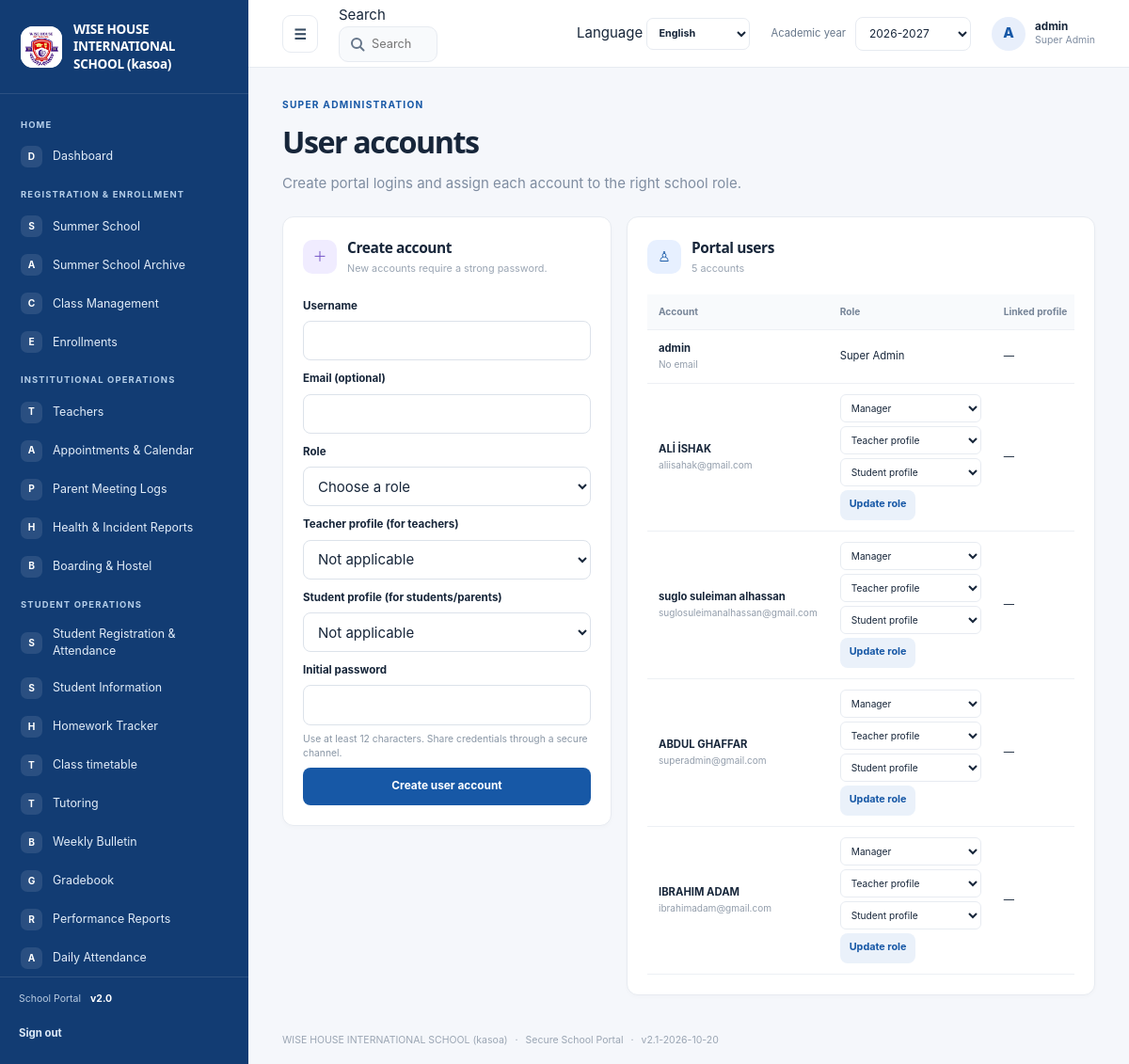
The app's page /users (signed in) with its own data.
### tables this page shows
CREATE TABLE settings (
    key TEXT PRIMARY KEY,
    value TEXT NOT NULL
);

CREATE TABLE navigation_items (
    id INTEGER PRIMARY KEY AUTOINCREMENT,
    category TEXT NOT NULL,
    title TEXT NOT NULL,
    icon TEXT NOT NULL DEFAULT 'circle',
    url_endpoint TEXT NOT NULL,
    route_arg TEXT NOT NULL DEFAULT '',
    is_active INTEGER NOT NULL DEFAULT 1 CHECK (is_active IN (0, 1)),
    display_order INTEGER NOT NULL DEFAULT 0
);

CREATE TABLE users (
    id INTEGER PRIMARY KEY AUTOINCREMENT,
    username TEXT NOT NULL UNIQUE,
    password_hash TEXT NOT NULL,
    role TEXT NOT NULL DEFAULT 'manager'
      CHECK (role IN (
        'super_admin', 'admin', 'manager', 'teacher', 'student', 'parent',
        'health_officer', 'boarding_master'
      )),
    email TEXT UNIQUE,
    teacher_id INTEGER REFERENCES teachers(id) ON DELETE CASCADE,
    student_id INTEGER REFERENCES students(id) ON DELETE CASCADE,
    is_active INTEGER NOT NULL DEFAULT 1 CHECK (is_active IN (0, 1))
);

### school_system/views.py (the view, shortened to what this page needs)
@bp.route("/users", methods=("GET", "POST"))
@roles_required("super_admin")
def users():
    db = get_db()
    accounts = db.execute(
        "SELECT u.id, u.username, u.email, u.role, u.is_active, "
        "t.name AS teacher_name, s.name AS student_name FROM users u "
        "LEFT JOIN teachers t ON t.id=u.teacher_id "
        "LEFT JOIN students s ON s.id=u.student_id ORDER BY u.id"
    ).fetchall()
    teachers = db.execute("SELECT id, name FROM teachers WHERE email <> 'unassigned@school.invalid' ORDER BY name").fetchall()
    students = db.execute("SELECT id, name FROM students ORDER BY name").fetchall()
    return render_template(
        "users.html", accounts=accounts, teachers=teachers, students=students,
        roles=ROLES, role_labels=ROLE_LABELS,
    )

### school_system/auth.py (called while the page is built)
@bp.before_app_request
def load_logged_in_user():
    user_id = session.get("user_id")
    if user_id is None:
        session.pop("username", None)
        session.pop("role", None)
        return
    user = get_db().execute(
        "SELECT id, username, role, is_active FROM users WHERE id = ?", (user_id,)
    ).fetchone()
    if user is None or not user["is_active"]:
        session.clear()
    else:
        session["username"] = user["username"]
        session["role"] = user["role"]

def login_required(view):
    @functools.wraps(view)
    def wrapped_view(**kwargs):
        if session.get("user_id") is None:
            return redirect(url_for("auth.login"))
        return view(**kwargs)
    return wrapped_view

def roles_required(*roles):
    def decorator(view):
        @functools.wraps(view)
        @login_required
        def wrapped_view(**kwargs):
            if session.get("role") not in roles:
                abort(403)
            return view(**kwargs)
        return wrapped_view
    return decorator

### school_system/db.py (called while the page is built)
def get_db():
    if "db" not in g:
        g.db = sqlite3.connect(current_app.config["DATABASE"])
        g.db.row_factory = sqlite3.Row
        g.db.execute("PRAGMA foreign_keys = ON")
    return g.db

### school_system/views.py (called while the page is built, shortened)
@bp.app_template_filter("translate")
def translate(text, language="en"):
    if language == "en" or not isinstance(text, str):
        return text

### school_system/templates/users.html (shortened to what this page needs)
{% extends "base.html" %}
{% block content %}
  <section class="page-title-row"><div><span class="eyebrow">SUPER ADMINISTRATION</span><h1>{{ 'User accounts'|translate(language) }}</h1><p class="muted">{{ 'Create portal logins and assign each account to the right school role.'|translate(language) }}</p></div></section>
  <div class="admin-grid">
    <section class="portal-card user-form-card">
      <div class="card-heading"><div><span class="card-icon lavender">＋</span><div><h2>{{ 'Create account'|translate(language) }}</h2><p>{{ 'New accounts require a strong password.'|translate(language) }}</p></div></div></div>
      <form method="post" class="stack user-create-form">
        <label for="username">{{ 'Username'|translate(language) }}</label><input id="username" name="username" maxlength="80" required>
        <label for="email">{{ 'Email (optional)'|translate(language) }}</label><input id="email" name="email" type="email">
        <label for="role">{{ 'Role'|translate(language) }}</label><select id="role" name="role" required>
          <option value="">{{ 'Choose a role'|translate(language) }}</option>{% for role in roles if role != 'super_admin' %}<option value="{{ role }}">{{ role_labels[role]|translate(language) }}</option>{% endfor %}
        </select>
        <label for="teacher_id">{{ 'Teacher profile (for teachers)'|translate(language) }}</label><select id="teacher_id" name="teacher_id"><option value="">{{ 'Not applicable'|translate(language) }}</option></select>
        <label for="student_id">{{ 'Student profile (for students/parents)'|translate(language) }}</label><select id="student_id" name="student_id"><option value="">{{ 'Not applicable'|translate(language) }}</option></select>
        <label for="password">{{ 'Initial password'|translate(language) }}</label><input id="password" name="password" type="password" minlength="12" autocomplete="new-password" required>
        <small>Use at least 12 characters. Share credentials through a secure channel.</small>
        <button type="submit">{{ 'Create user account'|translate(language) }}</button>
      </form>
    </section>
    <section class="portal-card account-list-card">
      <div class="card-heading"><div><span class="card-icon blue">♙</span><div><h2>{{ 'Portal users'|translate(language) }}</h2><p>{{ accounts|length }} {{ 'accounts'|translate(language) }}</p></div></div></div>
      {% if accounts %}
        <div class="table-scroll"><table><thead><tr><th>{{ 'Account'|translate(language) }}</th><th>{{ 'Role'|translate(language) }}</th><th>{{ 'Linked profile'|translate(language) }}</th></tr></thead>
          <tbody>{% for account in accounts %}<tr>
            <td><strong>{{ account.username }}</strong><br><small>{{ account.email or 'No email' }}</small></td>
            <td>
              {% if account.id != session.get('user_id') and account.role != 'super_admin' %}
                <form method="post" action="{{ url_for('views.update_user_role', user_id=account.id) }}" class="role-edit-form">
                  <select name="role" aria-label="{{ 'Role'|translate(language) }} {{ account.username }}">{% for role in roles if role != 'super_admin' %}<option value="{{ role }}" {% if role == account.role %}selected{% endif %}>{{ role_labels[role]|translate(language) }}</option>{% endfor %}</select>
                  <select name="teacher_id" aria-label="{{ 'Teacher profile'|translate(language) }}"><option value="">{{ 'Teacher profile'|translate(language) }}</option></select>
                  <select name="student_id" aria-label="{{ 'Student profile'|translate(language) }}"><option value="">{{ 'Student profile'|translate(language) }}</option></select>
                  <button class="button-small secondary-button" type="submit">{{ 'Update role'|translate(language) }}</button>
                </form>
              {% else %}{{ role_labels[account.role] }}{% endif %}
            </td>
            <td>{{ account.teacher_name or account.student_name or '—' }}</td>
          </tr>{% endfor %}</tbody>
        </table></div>
      {% else %}<div class="card-empty"><p>{{ 'No accounts have been created.'|translate(language) }}</p></div>{% endif %}
    </section>
  </div>
{% endblock %}

### school_system/templates/base.html (shortened to what this page needs)
<!doctype html>
<html lang="{{ language or 'en' }}" dir="{{ 'rtl' if language in ('ar',) else 'ltr' }}">
  <head>
    <link rel="stylesheet" href="{{ url_for('static', filename='style.css') }}">
    <link rel="stylesheet" href="{{ url_for('static', filename='portal.css') }}">
  </head>
  <body class="{% block body_class %}portal-body{% endblock %}">
    {% if session.get('user_id') and not public_page|default(false) %}
      <div class="portal-shell" id="portal-shell">
        <aside class="sidebar" id="sidebar" style="background-color: {{ site_settings.sidebar_color }};">
          <a class="school-brand" href="{{ url_for('views.dashboard') }}">
            <span class="school-logo">
              {% if brand_settings.get('logo_filename') %}
                <img src="{{ url_for('views.uploaded_logo', filename=brand_settings.get('logo_filename')) }}" alt="{{ school_name }} logo">
              {% else %}<span class="logo-mark">W</span>{% endif %}
            </span>
            <span class="school-name">{{ school_name }}</span>
          </a>
          <div class="sidebar-scroll" data-scroll-keep="sidebar" data-scroll-global>
            {% set nav_state = namespace(category=None) %}
            {% for item in nav_items %}
              {% if item.category != nav_state.category %}
                {% if not loop.first %}</section>{% endif %}
                <section class="nav-group"><p class="nav-heading">{{ item.category }}</p>
                {% set nav_state.category = item.category %}
              {% endif %}
              <a class="nav-link {% if request.endpoint == item.url_endpoint and (not item.get('resource') or request.view_args.get('resource') == item.get('resource')) %}active{% endif %}"
                href="{{ url_for(item.url_endpoint, resource=item.resource) if item.get('resource') else url_for(item.url_endpoint, module=item.module) if item.get('module') else url_for(item.url_endpoint) }}">
                <span class="nav-icon" aria-hidden="true">{{ item.icon[:1]|upper }}</span><span>{{ item.title }}</span>
              </a>
            {% endfor %}
            {% if nav_items %}</section>{% endif %}
          </div>
          <div class="sidebar-footer">
            <span class="sidebar-version">School Portal <b>v2.0</b></span>
            <form action="{{ url_for('auth.logout') }}" method="post">
              <button class="sidebar-logout" type="submit">{{ 'Sign out'|translate(language) }}</button>
            </form>
          </div>
        </aside>
        <div class="portal-main">
          <header class="topbar">
            <button class="icon-button menu-toggle" id="menu-toggle" type="button" aria-label="Toggle navigation" aria-expanded="true">☰</button>
            {% include "_global_search.html" %}
            <form class="language-select" method="post" action="{{ url_for('views.change_language') }}">
              <label for="portal-language" class="sr-only">Language</label>
              <select id="portal-language" name="language" aria-label="Language" onchange="this.form.submit()">
                {% for code, label in languages.items() %}
                  <option value="{{ code }}" {% if language == code %}selected{% endif %}>{{ label }}</option>
                {% endfor %}
              </select>
            </form>
            <form class="year-select" method="get" action="{{ url_for('views.dashboard') }}">
              <label for="academic-year">{{ 'Academic year'|translate(language) }}</label>
              <select id="academic-year" name="year" onchange="this.form.submit()">
                {% set year = request.args.get('year', academic_year) %}
                {% for option in academic_year_options %}
                  <option value="{{ option }}" {% if year == option %}selected{% endif %}>{{ option }}</option>
                {% endfor %}
              </select>
            </form>
            <a class="profile-chip" href="{{ url_for('views.profile') }}" aria-label="User profile">
              <span class="avatar">{{ session.get('username', 'U')[:1]|upper }}</span>
              <span class="profile-copy"><b>{{ session.get('username') }}</b><small>{{ role_label }}</small></span>
            </a>
          </header>
          <main class="page-content">
            {% block content %}{% endblock %}
          </main>
          <footer class="page-footer">{{ school_name }} <span>·</span> Secure School Portal <span>·</span> v{{ app_version }}</footer>
        </div>
      </div>
    {% else %}
      {% for category, message in get_flashed_messages(with_categories=true) %}
        <p class="flash {{ category }} login-flash" role="status">{{ message|translate(language) }}</p>
      {% endfor %}
      {% block public_content %}{% endblock %}
    {% endif %}
  </body>
</html>

### school_system/templates/_global_search.html (shortened to what this page needs)
<div class="global-search" role="search">
  <label for="global-search-input" class="sr-only">{{ 'Search'|translate(language) }}</label>
  <input id="global-search-input" type="search" autocomplete="off" maxlength="60"
    placeholder="{{ 'Search students, teachers, pages…'|translate(language) }}" aria-controls="gs-panel" aria-expanded="false">
</div>

### school_system/static/portal.css (style rules this page uses)
.sidebar-logout { width:100%;min-height:34px;justify-content:flex-start;margin-top:12px;padding:6px 0;background:transparent;color:#dce9f7;font-size:.76rem }
.request-status select,.role-edit-form select { min-height:30px;max-width:150px;padding:4px 7px;border:1px solid var(--line);border-radius:6px;background:#fff;color:var(--ink);font-size:.68rem }
.role-edit-form { display:grid;min-width:135px;gap:4px }
.role-edit-form button { justify-self:start }
.language-select select { min-height:34px;padding:5px 8px;border:1px solid var(--line);border-radius:7px;background:#fff;color:var(--ink);font-size:.72rem;font-weight:700 }
.secondary-button { min-height:32px;padding:6px 10px;background:#eaf1fa;color:var(--primary);font-size:.72rem }

### school_system/templates/_global_search.html (style rules this page uses)
.global-search { position:relative;flex:1;min-width:0;max-width:460px }
.global-search input { width:100%;min-height:38px;padding:7px 12px 7px 34px;border:1px solid var(--line,#e4e7ec);border-radius:10px;font:inherit;font-size:.85rem;color:var(--ink,#101828) }

### records on screen
settings: value (picture)
settings: value "WISE HOUSE INTERNATIONAL SCHOOL (kasoa)"
navigation_items: category "HOME", icon "D", title "Dashboard"
navigation_items: category "REGISTRATION & ENROLLMENT", icon "S", title "Summer School"
navigation_items: icon "A", title "Summer School Archive"
navigation_items: icon "C", title "Class Management"
navigation_items: icon "E", title "Enrollments"
navigation_items: category "INSTITUTIONAL OPERATIONS", icon "T", title "Teachers"
navigation_items: icon "A", title "Appointments & Calendar"
navigation_items: icon "P", title "Parent Meeting Logs"
navigation_items: icon "H", title "Health & Incident Reports"
navigation_items: icon "B", title "Boarding & Hostel"
navigation_items: category "STUDENT OPERATIONS", icon "S", title "Student Registration & Attendance"
navigation_items: icon "S", title "Student Information"
navigation_items: icon "H", title "Homework Tracker"
navigation_items: icon "T", title "Class timetable"
navigation_items: icon "T", title "Tutoring"
navigation_items: icon "B", title "Weekly Bulletin"
navigation_items: icon "G", title "Gradebook"
navigation_items: icon "R", title "Performance Reports"
navigation_items: icon "A", title "Daily Attendance"
settings: value "Sign out", value "Search", value "Search students, teachers, pages…", language "English", value "Academic year", value "User accounts", value "Create portal logins and assign each account to the right school role.", value "Create account", value "New accounts require a strong password.", value "Username", value "Email (optional)", value "Role", role "Choose a role", value "Teacher profile (for teachers)", teacher_id "Not applicable", value "Student profile (for students/parents)", student_id "Not applicable", value "Initial password", value "Create user account", value "Portal users", value "accounts", value "Account", value "Linked profile", value "Update role"
settings: year "2026-2027"
users: username "A", get "admin", username "admin", email "No email", role "Super Admin", teacher_name "—"
users: username "ALİ İSHAK", email "aliisahak@gmail.com", role "Manager", teacher_id "Teacher profile", student_id "Student profile", teacher_name "—"
users: username "suglo suleiman alhassan", email "suglosuleimanalhassan@gmail.com", role "Manager", teacher_id "Teacher profile", student_id "Student profile", teacher_name "—"
users: username "ABDUL GHAFFAR", email "superadmin@gmail.com", role "Manager", teacher_id "Teacher profile", student_id "Student profile", teacher_name "—"
users: username "IBRAHIM ADAM", email "ibrahimadam@gmail.com", role "Manager", teacher_id "Teacher profile", student_id "Student profile", teacher_name "—"

### other values on screen
{{ role_label }} "Super Admin"
{{ accounts|length }} "5"
{{ app_version }} "2.1-2026-10-20"
